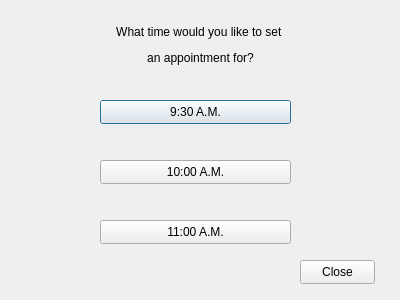
<?xml version="1.0" encoding="UTF-8"?>
<ui version="4.0">
 <class>UpdateApp</class>
 <widget class="QDialog" name="UpdateApp">
  <property name="geometry">
   <rect>
    <x>0</x>
    <y>0</y>
    <width>400</width>
    <height>300</height>
   </rect>
  </property>
  <property name="windowTitle">
   <string>Dialog</string>
  </property>
  <widget class="QPushButton" name="pushButton">
   <property name="geometry">
    <rect>
     <x>100</x>
     <y>100</y>
     <width>191</width>
     <height>24</height>
    </rect>
   </property>
   <property name="text">
    <string>9:30 A.M.</string>
   </property>
  </widget>
  <widget class="QPushButton" name="pushButton_4">
   <property name="geometry">
    <rect>
     <x>300</x>
     <y>260</y>
     <width>75</width>
     <height>24</height>
    </rect>
   </property>
   <property name="text">
    <string>Close</string>
   </property>
  </widget>
  <widget class="QLabel" name="label">
   <property name="geometry">
    <rect>
     <x>80</x>
     <y>20</y>
     <width>241</width>
     <height>51</height>
    </rect>
   </property>
   <property name="text">
    <string>&lt;html&gt;&lt;head/&gt;&lt;body&gt;&lt;p align=&quot;center&quot;&gt;What time would you like to set &lt;/p&gt;&lt;p align=&quot;center&quot;&gt;an appointment for?&lt;/p&gt;&lt;/body&gt;&lt;/html&gt;</string>
   </property>
  </widget>
  <widget class="QPushButton" name="pushButton_3">
   <property name="geometry">
    <rect>
     <x>100</x>
     <y>220</y>
     <width>191</width>
     <height>24</height>
    </rect>
   </property>
   <property name="text">
    <string>11:00 A.M.</string>
   </property>
  </widget>
  <widget class="QPushButton" name="pushButton_2">
   <property name="geometry">
    <rect>
     <x>100</x>
     <y>160</y>
     <width>191</width>
     <height>24</height>
    </rect>
   </property>
   <property name="text">
    <string>10:00 A.M.</string>
   </property>
  </widget>
 </widget>
 <resources/>
 <connections/>
</ui>
